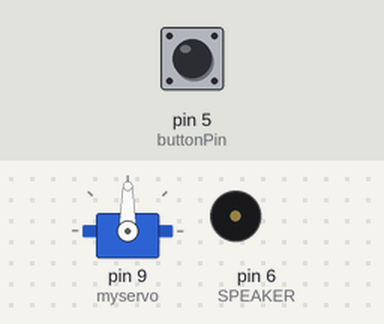
Recording of a sketch running on a simulated Arduino Uno, built with avr-gcc and run on an emulated ATmega328P. On the bench: servo, buzzer (waves = sounding). The inputs (shaded band) are chosen by the test bench; at power-on: pin 5 (buttonPin) LOW.

Above: at 1.2 s.
1.3 s: pin 5 (buttonPin) pulled HIGH for 0.15 s
At 1.75 s:
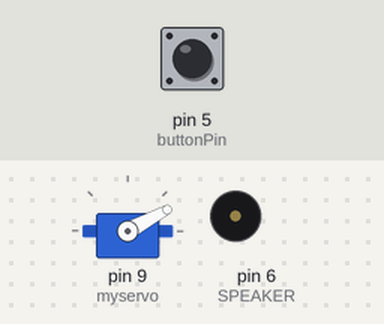
At 5.8 s:
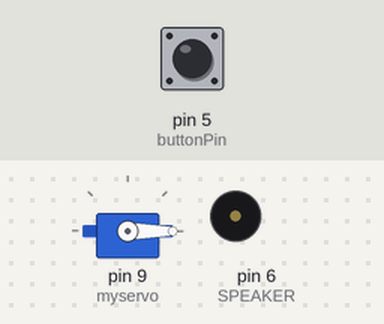
Timing chart, 0 to 7.3 s (numbered marks = the images above; inputs shaded):
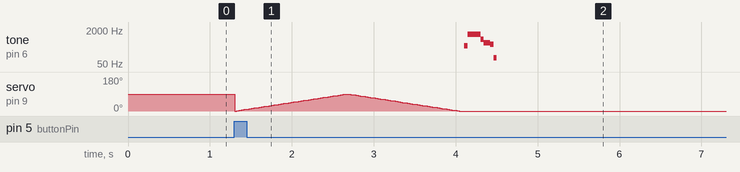

Measured:
- after the input at 1.3 s, tone on pin 6 (SPEAKER): plays 364 Hz for 0.04 s, 1255 Hz for 0.16 s, 750 Hz for 0.04 s, 498 Hz for 0.08 s, 435 Hz for 0.04 s, 98 Hz for 0.04 s, starting after 2.8 s

The sketch:

RoboDog.ino
```cpp
#include <Servo.h>
#define SPEAKER   6

Servo myservo;


int pos = 0;
int i =0;
const int buttonPin = 5;
int buttonState = 1;


void setup() {
    pinMode(buttonPin, INPUT);
  myservo.attach(9);
  pinMode(SPEAKER,OUTPUT);

}

void loop() {
  buttonState = digitalRead(buttonPin);
  if (buttonState == HIGH) {
    //Serial.print(buttonState);

    Serial.print(i);
  for (pos = 0; pos <= 90; pos += 1) {
    // in steps of 1 degree
    myservo.write(pos);
    delay(15);
  }
  for (pos = 90; pos >= 0; pos -= 1) {
    myservo.write(pos);
    delay(15);
  }

  ruff();
  delay(2000);

  }

}

void ruff() {
  uint16_t i;
  playTone(5100,50);
  playTone(394,180);
  for(i=990; i<1022; i+=2)
     playTone(i,8);
  playTone(5100,40);
}

void playTone(uint16_t tone1, uint16_t duration) {
  if(tone1 < 50 || tone1 > 15000) return;  // these do not play on a piezo
  for (long k = 0; k < duration * 1000L; k += tone1 * 2) {
     digitalWrite(SPEAKER, HIGH);
     delayMicroseconds(tone1);
     digitalWrite(SPEAKER, LOW);
     delayMicroseconds(tone1);
  }
}
```
